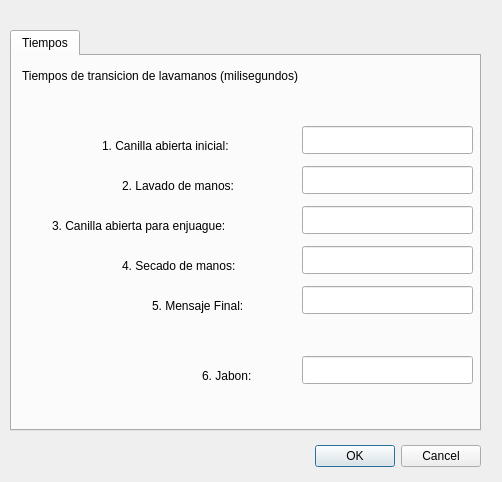
<?xml version="1.0" encoding="UTF-8"?>
<ui version="4.0">
 <class>Dialog</class>
 <widget class="QDialog" name="Dialog">
  <property name="geometry">
   <rect>
    <x>0</x>
    <y>0</y>
    <width>502</width>
    <height>482</height>
   </rect>
  </property>
  <property name="windowTitle">
   <string>Dialog</string>
  </property>
  <widget class="QDialogButtonBox" name="bbCancelOk">
   <property name="geometry">
    <rect>
     <x>140</x>
     <y>440</y>
     <width>341</width>
     <height>32</height>
    </rect>
   </property>
   <property name="orientation">
    <enum>Qt::Horizontal</enum>
   </property>
   <property name="standardButtons">
    <set>QDialogButtonBox::Cancel|QDialogButtonBox::Ok</set>
   </property>
  </widget>
  <widget class="QTabWidget" name="tabWidget">
   <property name="geometry">
    <rect>
     <x>10</x>
     <y>30</y>
     <width>471</width>
     <height>401</height>
    </rect>
   </property>
   <property name="currentIndex">
    <number>0</number>
   </property>
   <widget class="QWidget" name="tab">
    <attribute name="title">
     <string>Tiempos</string>
    </attribute>
    <widget class="QLabel" name="label">
     <property name="geometry">
      <rect>
       <x>10</x>
       <y>10</y>
       <width>341</width>
       <height>20</height>
      </rect>
     </property>
     <property name="text">
      <string>Tiempos de transicion de lavamanos (milisegundos)</string>
     </property>
    </widget>
    <widget class="QLabel" name="label_2">
     <property name="geometry">
      <rect>
       <x>10</x>
       <y>40</y>
       <width>291</width>
       <height>20</height>
      </rect>
     </property>
     <property name="text">
      <string/>
     </property>
    </widget>
    <widget class="QLabel" name="label_3">
     <property name="geometry">
      <rect>
       <x>90</x>
       <y>80</y>
       <width>191</width>
       <height>20</height>
      </rect>
     </property>
     <property name="text">
      <string>1. Canilla abierta inicial:</string>
     </property>
    </widget>
    <widget class="QLabel" name="label_4">
     <property name="geometry">
      <rect>
       <x>110</x>
       <y>120</y>
       <width>171</width>
       <height>20</height>
      </rect>
     </property>
     <property name="text">
      <string>2. Lavado de manos:</string>
     </property>
    </widget>
    <widget class="QLabel" name="label_5">
     <property name="geometry">
      <rect>
       <x>40</x>
       <y>160</y>
       <width>241</width>
       <height>20</height>
      </rect>
     </property>
     <property name="text">
      <string>3. Canilla abierta para enjuague:</string>
     </property>
    </widget>
    <widget class="QLabel" name="label_6">
     <property name="geometry">
      <rect>
       <x>110</x>
       <y>200</y>
       <width>171</width>
       <height>20</height>
      </rect>
     </property>
     <property name="text">
      <string>4. Secado de manos:</string>
     </property>
    </widget>
    <widget class="QLabel" name="label_7">
     <property name="geometry">
      <rect>
       <x>140</x>
       <y>240</y>
       <width>141</width>
       <height>20</height>
      </rect>
     </property>
     <property name="text">
      <string>5. Mensaje Final:</string>
     </property>
    </widget>
    <widget class="QLabel" name="label_8">
     <property name="geometry">
      <rect>
       <x>190</x>
       <y>310</y>
       <width>61</width>
       <height>20</height>
      </rect>
     </property>
     <property name="text">
      <string>6. Jabon:</string>
     </property>
    </widget>
    <widget class="QLineEdit" name="tfCanillaAbiertaInicial">
     <property name="geometry">
      <rect>
       <x>290</x>
       <y>70</y>
       <width>171</width>
       <height>28</height>
      </rect>
     </property>
    </widget>
    <widget class="QLineEdit" name="tfLavamanos">
     <property name="geometry">
      <rect>
       <x>290</x>
       <y>110</y>
       <width>171</width>
       <height>28</height>
      </rect>
     </property>
    </widget>
    <widget class="QLineEdit" name="tfCanillaAbiertaEnjuague">
     <property name="geometry">
      <rect>
       <x>290</x>
       <y>150</y>
       <width>171</width>
       <height>28</height>
      </rect>
     </property>
    </widget>
    <widget class="QLineEdit" name="tfSecadoDeManos">
     <property name="geometry">
      <rect>
       <x>290</x>
       <y>190</y>
       <width>171</width>
       <height>28</height>
      </rect>
     </property>
    </widget>
    <widget class="QLineEdit" name="tfMensajeFinal">
     <property name="geometry">
      <rect>
       <x>290</x>
       <y>230</y>
       <width>171</width>
       <height>28</height>
      </rect>
     </property>
    </widget>
    <widget class="QLineEdit" name="tfJabon">
     <property name="geometry">
      <rect>
       <x>290</x>
       <y>300</y>
       <width>171</width>
       <height>28</height>
      </rect>
     </property>
    </widget>
   </widget>
  </widget>
 </widget>
 <resources/>
 <connections>
  <connection>
   <sender>bbCancelOk</sender>
   <signal>accepted()</signal>
   <receiver>Dialog</receiver>
   <slot>accept()</slot>
   <hints>
    <hint type="sourcelabel">
     <x>248</x>
     <y>254</y>
    </hint>
    <hint type="destinationlabel">
     <x>157</x>
     <y>274</y>
    </hint>
   </hints>
  </connection>
  <connection>
   <sender>bbCancelOk</sender>
   <signal>rejected()</signal>
   <receiver>Dialog</receiver>
   <slot>reject()</slot>
   <hints>
    <hint type="sourcelabel">
     <x>316</x>
     <y>260</y>
    </hint>
    <hint type="destinationlabel">
     <x>286</x>
     <y>274</y>
    </hint>
   </hints>
  </connection>
 </connections>
</ui>
